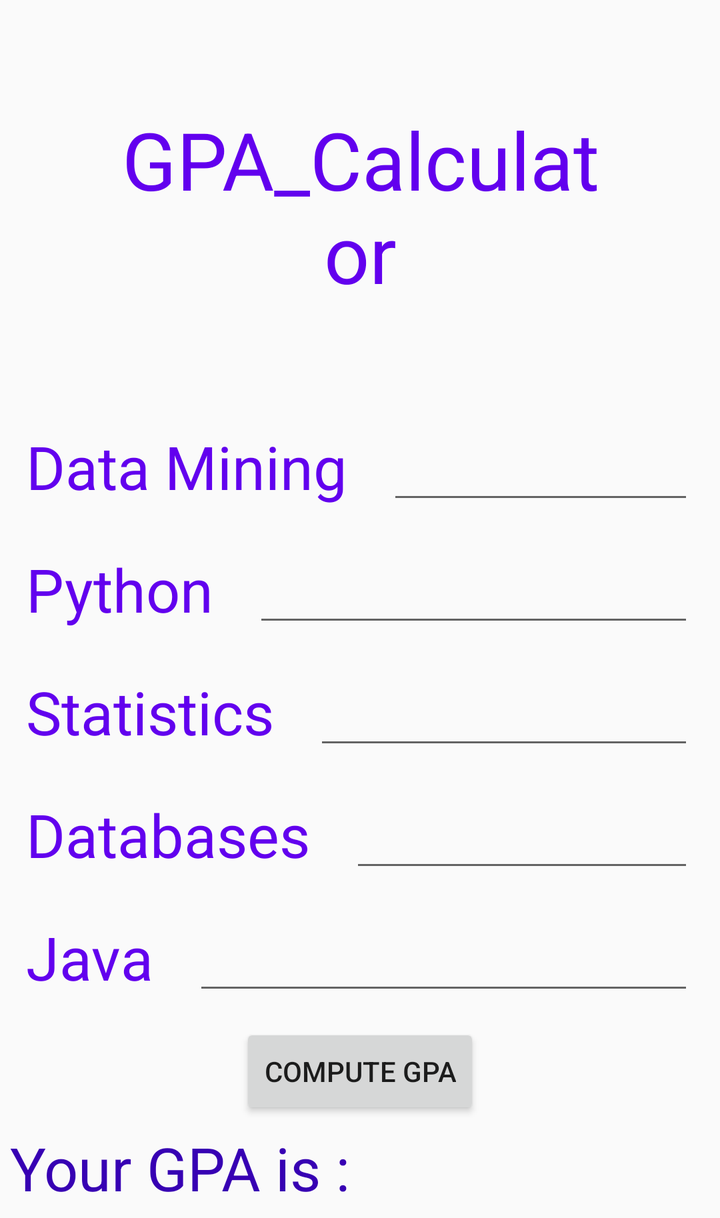
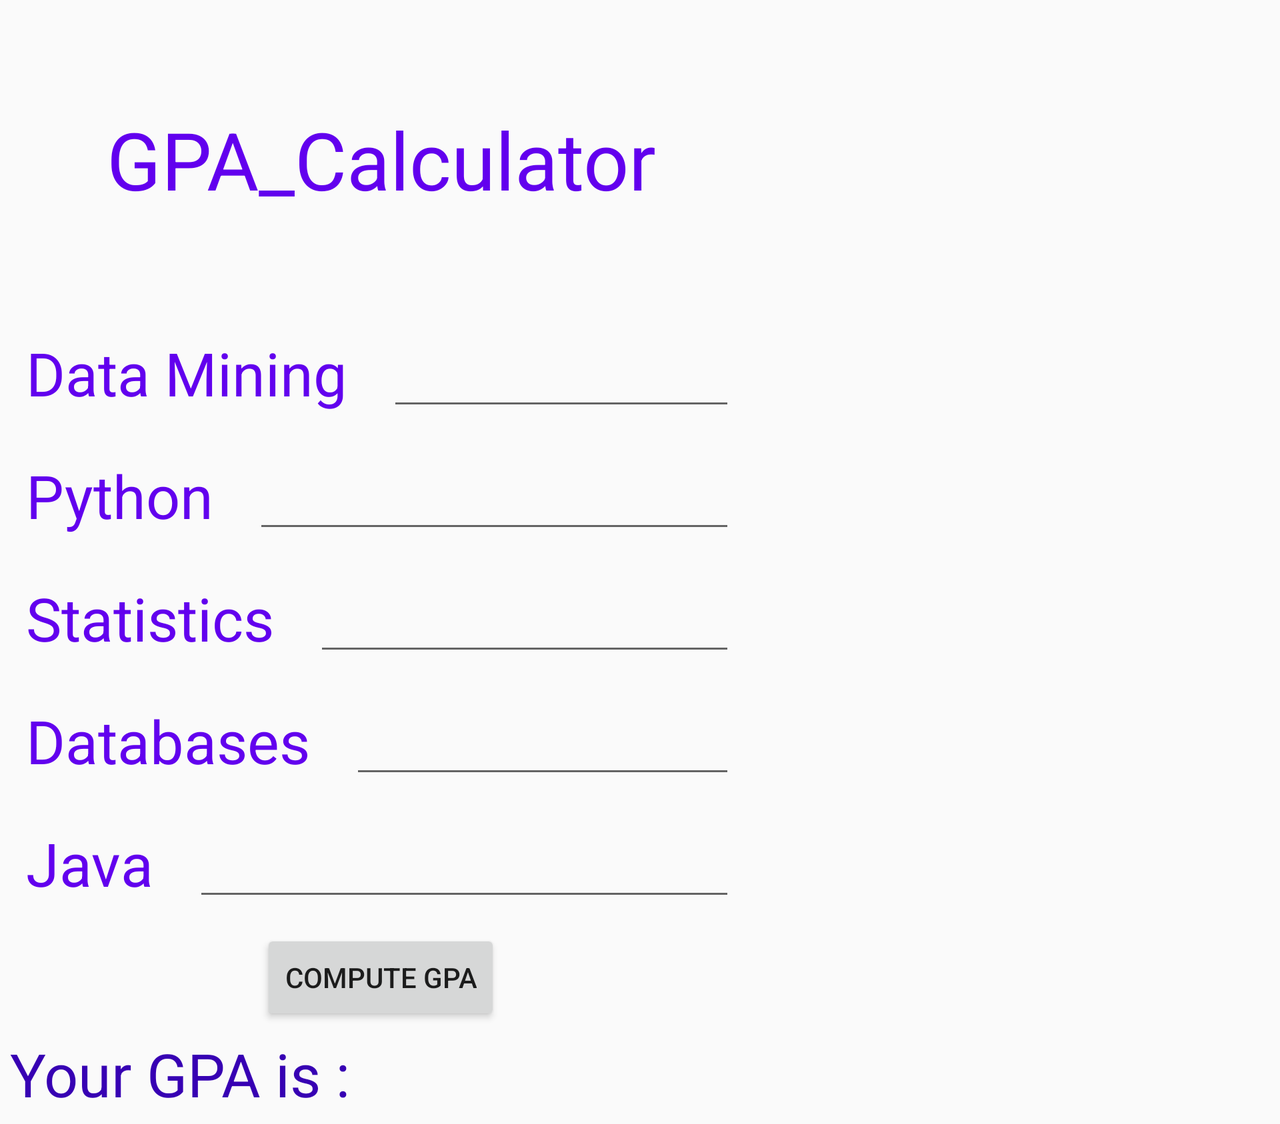

Two renders of one Android screen. The first uses the default layout on a phone; the second uses the alternative layout the repository ships for a different screen configuration, on a matching device. The two XML files are below.
<!-- AndroidManifest.xml: application theme AppTheme -->
<!-- res/layout/activity_main.xml -->
<?xml version="1.0" encoding="utf-8"?>
<LinearLayout xmlns:android="http://schemas.android.com/apk/res/android"
    xmlns:app="http://schemas.android.com/apk/res-auto"
    xmlns:tools="http://schemas.android.com/tools"
    android:orientation="vertical"
    android:layout_width="wrap_content"
    android:layout_height="wrap_content"
    android:padding="3dp"
    android:id="@+id/linearLayout"
    tools:context=".MainActivity">

    <ScrollView
        android:layout_width="wrap_content"
        android:layout_height="wrap_content">
        
        <LinearLayout
            android:orientation="horizontal"
            android:layout_width="wrap_content"
            android:id="@+id/linearLayout1"
            android:layout_height="wrap_content">
            
            <TextView
                android:text="GPA_Calculator"
                android:textSize="40sp"
                android:gravity="center"
                android:layout_margin="50dp"
                android:textColor="@color/colorPrimary"
                android:layout_width="match_parent"
                android:layout_height="wrap_content"/>
        </LinearLayout>
    </ScrollView>

    <LinearLayout
            android:orientation="horizontal"
            android:layout_width="match_parent"
            android:layout_height="wrap_content">

            <TextView
                android:text="Data Mining"
                android:textSize="30sp"
                android:gravity="left"
                android:elevation="4dp"
                android:layout_margin="10dp"
                android:textColor="@color/colorPrimary"
                android:layout_width="wrap_content"
                android:layout_height="wrap_content"/>

            <EditText
                android:id="@+id/editText1"
                android:layout_margin="10dp"
                android:layout_width="fill_parent"
                android:digits="@string/inputLetters"
                android:layout_height="wrap_content"/>

        </LinearLayout>

        <LinearLayout
            android:orientation="horizontal"
            android:layout_width="match_parent"
            android:layout_height="wrap_content">

            <TextView
                android:text="Python"
                android:textSize="30sp"
                android:gravity="left"
                android:elevation="4dp"
                android:layout_margin="10dp"
                android:textColor="@color/colorPrimary"
                android:layout_width="wrap_content"
                android:layout_height="wrap_content"/>

            <EditText
                android:id="@+id/editText2"
                android:layout_margin="10dp"
                android:digits="@string/inputLetters"
                android:layout_width="fill_parent"
                android:layout_height="wrap_content"/>

        </LinearLayout>

        <LinearLayout
            android:orientation="horizontal"
            android:layout_width="match_parent"
            android:layout_height="wrap_content">

            <TextView
                android:text="Statistics"
                android:textSize="30sp"
                android:gravity="left"
                android:elevation="4dp"
                android:layout_margin="10dp"
                android:textColor="@color/colorPrimary"
                android:layout_width="wrap_content"
                android:layout_height="wrap_content"/>

            <EditText
                android:id="@+id/editText3"
                android:layout_margin="10dp"
                android:digits="@string/inputLetters"
                android:layout_width="fill_parent"
                android:layout_height="wrap_content"/>

        </LinearLayout>

         <LinearLayout
            android:orientation="horizontal"
            android:layout_width="match_parent"
            android:layout_height="wrap_content">

             <TextView
                 android:text="Databases"
                 android:textSize="30sp"
                 android:gravity="left"
                 android:elevation="4dp"
                 android:layout_margin="10dp"
                 android:textColor="@color/colorPrimary"
                 android:layout_width="wrap_content"
                 android:layout_height="wrap_content"/>

            <EditText
                android:id="@+id/editText4"
                android:layout_margin="10dp"
                android:digits="@string/inputLetters"
                android:layout_width="fill_parent"
                android:layout_height="wrap_content"/>

         </LinearLayout>

        <LinearLayout
            android:orientation="horizontal"
            android:layout_width="match_parent"
            android:layout_height="wrap_content">

            <TextView
                android:text="Java"
                android:textSize="30sp"
                android:gravity="left"
                android:elevation="4dp"
                android:layout_margin="10dp"
                android:textColor="@color/colorPrimary"
                android:layout_width="wrap_content"
                android:layout_height="wrap_content"/>

            <EditText
                android:id="@+id/editText5"
                android:layout_margin="10dp"
                android:digits="@string/inputLetters"
                android:layout_width="fill_parent"
                android:layout_height="wrap_content"/>

        </LinearLayout>

        <LinearLayout
            android:orientation="horizontal"
            android:gravity="center"
            android:layout_width="match_parent"
            android:layout_height="wrap_content">

        <Button
            android:id="@+id/button"
            android:text="Compute GPA"
            android:layout_margin="2dp"
            android:gravity="center"
            android:layout_width="wrap_content"
            android:layout_height="wrap_content"/>

        </LinearLayout>

        <LinearLayout
            android:orientation="horizontal"
            android:gravity="left"
            android:layout_width="match_parent"
            android:layout_height="wrap_content">

            <TextView
                android:id="@+id/textView"
                android:text="Your GPA is : "
                android:textSize="30sp"
                android:gravity="left"
                android:elevation="4dp"
                android:layout_margin="2dp"
                android:textColor="@color/colorPrimaryDark"
                android:layout_width="wrap_content"
                android:layout_height="wrap_content"/>

        </LinearLayout>

</LinearLayout>
<!-- resources referenced by this layout -->
<resources>
  <color name="colorPrimary">#6200EE</color>
  <color name="colorPrimaryDark">#3700B3</color>
  <string name="inputLetters">ABCDEF+-"</string>
  <style name="AppTheme" parent="Theme.AppCompat.Light.DarkActionBar">
          
          <item name="colorPrimary">@color/colorPrimary</item>
          <item name="colorPrimaryDark">@color/colorPrimaryDark</item>
          <item name="colorAccent">@color/colorAccent</item>
      </style>
  <color name="colorAccent">#03DAC5</color>
</resources>
<!-- res/layout-land/activity_main.xml (the repository's variant of the layout above) -->
<!-- drawn on the phone turned sideways -->
<?xml version="1.0" encoding="utf-8"?>
<ScrollView  xmlns:android="http://schemas.android.com/apk/res/android"
    android:layout_width="fill_parent"
    android:layout_height="fill_parent">

<LinearLayout xmlns:android="http://schemas.android.com/apk/res/android"
    xmlns:app="http://schemas.android.com/apk/res-auto"
    xmlns:tools="http://schemas.android.com/tools"
    android:orientation="vertical"
    android:layout_width="wrap_content"
    android:layout_height="wrap_content"
    android:padding="3dp"
    android:id="@+id/linearLayout"
    tools:context=".MainActivity">

    <ScrollView
        android:layout_width="wrap_content"
        android:layout_height="wrap_content">
        
        <LinearLayout
            android:orientation="horizontal"
            android:layout_width="wrap_content"
            android:id="@+id/linearLayout1"
            android:layout_height="wrap_content">
            
            <TextView
                android:text="GPA_Calculator"
                android:textSize="40sp"
                android:gravity="center"
                android:layout_margin="50dp"
                android:textColor="@color/colorPrimary"
                android:layout_width="match_parent"
                android:layout_height="wrap_content"/>
        </LinearLayout>
    </ScrollView>

    <LinearLayout
            android:orientation="horizontal"
            android:layout_width="match_parent"
            android:layout_height="wrap_content">

            <TextView
                android:text="Data Mining"
                android:textSize="30sp"
                android:gravity="left"
                android:elevation="4dp"
                android:layout_margin="10dp"
                android:textColor="@color/colorPrimary"
                android:layout_width="wrap_content"
                android:layout_height="wrap_content"/>

            <EditText
                android:id="@+id/editText1"
                android:layout_margin="10dp"
                android:layout_width="fill_parent"
                android:digits="@string/inputLetters"
                android:layout_height="wrap_content"/>

        </LinearLayout>

        <LinearLayout
            android:orientation="horizontal"
            android:layout_width="match_parent"
            android:layout_height="wrap_content">

            <TextView
                android:text="Python"
                android:textSize="30sp"
                android:gravity="left"
                android:elevation="4dp"
                android:layout_margin="10dp"
                android:textColor="@color/colorPrimary"
                android:layout_width="wrap_content"
                android:layout_height="wrap_content"/>

            <EditText
                android:id="@+id/editText2"
                android:layout_margin="10dp"
                android:digits="@string/inputLetters"
                android:layout_width="fill_parent"
                android:layout_height="wrap_content"/>

        </LinearLayout>

        <LinearLayout
            android:orientation="horizontal"
            android:layout_width="match_parent"
            android:layout_height="wrap_content">

            <TextView
                android:text="Statistics"
                android:textSize="30sp"
                android:gravity="left"
                android:elevation="4dp"
                android:layout_margin="10dp"
                android:textColor="@color/colorPrimary"
                android:layout_width="wrap_content"
                android:layout_height="wrap_content"/>

            <EditText
                android:id="@+id/editText3"
                android:layout_margin="10dp"
                android:digits="@string/inputLetters"
                android:layout_width="fill_parent"
                android:layout_height="wrap_content"/>

        </LinearLayout>

         <LinearLayout
            android:orientation="horizontal"
            android:layout_width="match_parent"
            android:layout_height="wrap_content">

             <TextView
                 android:text="Databases"
                 android:textSize="30sp"
                 android:gravity="left"
                 android:elevation="4dp"
                 android:layout_margin="10dp"
                 android:textColor="@color/colorPrimary"
                 android:layout_width="wrap_content"
                 android:layout_height="wrap_content"/>

            <EditText
                android:id="@+id/editText4"
                android:layout_margin="10dp"
                android:digits="@string/inputLetters"
                android:layout_width="fill_parent"
                android:layout_height="wrap_content"/>

         </LinearLayout>

        <LinearLayout
            android:orientation="horizontal"
            android:layout_width="match_parent"
            android:layout_height="wrap_content">

            <TextView
                android:text="Java"
                android:textSize="30sp"
                android:gravity="left"
                android:elevation="4dp"
                android:layout_margin="10dp"
                android:textColor="@color/colorPrimary"
                android:layout_width="wrap_content"
                android:layout_height="wrap_content"/>

            <EditText
                android:id="@+id/editText5"
                android:layout_margin="10dp"
                android:digits="@string/inputLetters"
                android:layout_width="fill_parent"
                android:layout_height="wrap_content"/>

        </LinearLayout>

        <LinearLayout
            android:orientation="horizontal"
            android:gravity="center"
            android:layout_width="match_parent"
            android:layout_height="wrap_content">

        <Button
            android:id="@+id/button"
            android:text="Compute GPA"
            android:layout_margin="2dp"
            android:gravity="center"
            android:layout_width="wrap_content"
            android:layout_height="wrap_content"/>

        </LinearLayout>

        <LinearLayout
            android:orientation="horizontal"
            android:gravity="left"
            android:layout_width="match_parent"
            android:layout_height="wrap_content">

            <TextView
                android:id="@+id/textView"
                android:text="Your GPA is : "
                android:textSize="30sp"
                android:gravity="left"
                android:elevation="4dp"
                android:layout_margin="2dp"
                android:textColor="@color/colorPrimaryDark"
                android:layout_width="wrap_content"
                android:layout_height="wrap_content"/>

        </LinearLayout>

</LinearLayout>


</ScrollView>
